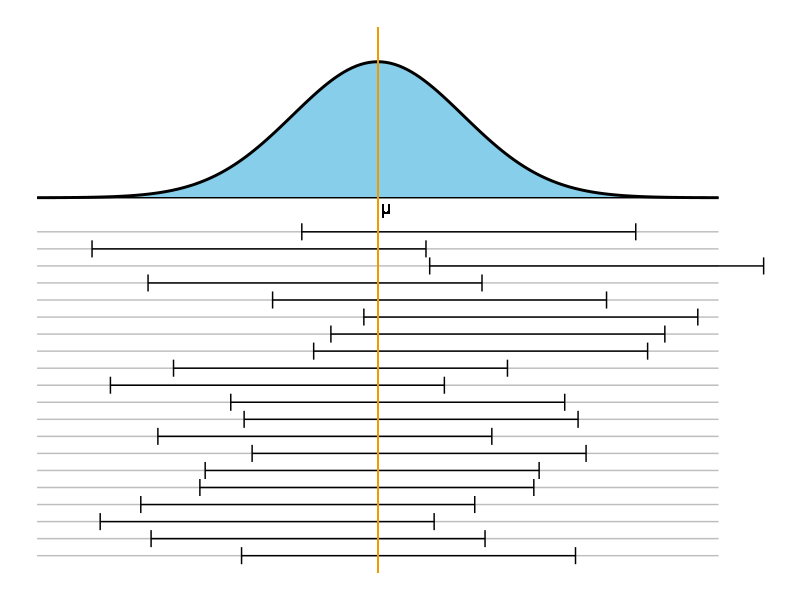

Recreate this plot in R.
library(ggplot2)
d = 4
x = seq( -d,d, by=0.05)
y = dnorm(x)

df=data.frame(x,y)

p = ggplot(data=df, aes(x,y))+
  geom_area(fill="skyblue")+
  geom_line(size=1)+
  geom_segment(
    data=data.frame(x=-d, y=0, xend=d, yend=0), 
    aes(x=x,y=y,xend=xend,yend=yend),
    inherit.aes = FALSE,
    color="black",
    size=0.5
  )+
  geom_text(
    aes(x=0.1, y=-0.04, 
        label=paste(expression(mu))
        ),
    parse = T
    )


h= -0.05
numint = 20
# 1009 is a good seed
set.seed(1009)
x0 = rnorm(numint)
for (i in 1:numint) {
  h=h-1/numint
  a = 1.96
  p = p + geom_segment(
    data=data.frame(x=-d, y=h, xend=d, yend=h), 
    aes(x=x,y=y,xend=xend,yend=yend),
    inherit.aes = FALSE,
    color="grey",
    size=0.5
  ) +
    geom_errorbarh(
      data = data.frame(xmin = x0[i]-a, xmax = x0[i]+a, y=h),
      aes(xmin=xmin, xmax=xmax, y=y,  height=0.05),
      inherit.aes = F,
    )
}

p = p+geom_segment( aes(x=0, xend=0, y=0.5, yend=-1.1),
                     color="Orange2", size=0.5)
print(p+theme_void())
